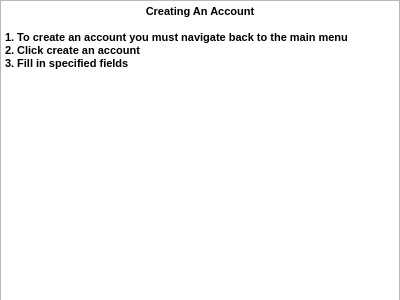
<?xml version="1.0" encoding="UTF-8"?>
<ui version="4.0">
 <class>FirstDialog</class>
 <widget class="QDialog" name="FirstDialog">
  <property name="geometry">
   <rect>
    <x>0</x>
    <y>0</y>
    <width>400</width>
    <height>300</height>
   </rect>
  </property>
  <property name="windowTitle">
   <string>Dialog</string>
  </property>
  <widget class="QTextBrowser" name="textBrowser">
   <property name="geometry">
    <rect>
     <x>0</x>
     <y>0</y>
     <width>400</width>
     <height>400</height>
    </rect>
   </property>
   <property name="html">
    <string>&lt;!DOCTYPE HTML PUBLIC &quot;-//W3C//DTD HTML 4.0//EN&quot; &quot;http://www.w3.org/TR/REC-html40/strict.dtd&quot;&gt;
&lt;html&gt;&lt;head&gt;&lt;meta name=&quot;qrichtext&quot; content=&quot;1&quot; /&gt;&lt;style type=&quot;text/css&quot;&gt;
p, li { white-space: pre-wrap; }
&lt;/style&gt;&lt;/head&gt;&lt;body style=&quot; font-family:'MS Shell Dlg 2'; font-size:8.25pt; font-weight:400; font-style:normal;&quot;&gt;
&lt;p align=&quot;center&quot; style=&quot; margin-top:0px; margin-bottom:0px; margin-left:0px; margin-right:0px; -qt-block-indent:0; text-indent:0px;&quot;&gt;&lt;span style=&quot; font-weight:600;&quot;&gt;Creating An Account&lt;/span&gt;&lt;/p&gt;
&lt;p align=&quot;center&quot; style=&quot;-qt-paragraph-type:empty; margin-top:0px; margin-bottom:0px; margin-left:0px; margin-right:0px; -qt-block-indent:0; text-indent:0px; font-weight:600;&quot;&gt;&lt;br /&gt;&lt;/p&gt;
&lt;p style=&quot; margin-top:0px; margin-bottom:0px; margin-left:0px; margin-right:0px; -qt-block-indent:0; text-indent:0px;&quot;&gt;&lt;span style=&quot; font-weight:600;&quot;&gt;1. To create an account you must navigate back to the main menu&lt;/span&gt;&lt;/p&gt;
&lt;p style=&quot; margin-top:0px; margin-bottom:0px; margin-left:0px; margin-right:0px; -qt-block-indent:0; text-indent:0px;&quot;&gt;&lt;span style=&quot; font-weight:600;&quot;&gt;2. Click create an account&lt;/span&gt;&lt;/p&gt;
&lt;p style=&quot; margin-top:0px; margin-bottom:0px; margin-left:0px; margin-right:0px; -qt-block-indent:0; text-indent:0px;&quot;&gt;&lt;span style=&quot; font-weight:600;&quot;&gt;3. Fill in specified fields&lt;/span&gt;&lt;/p&gt;&lt;/body&gt;&lt;/html&gt;</string>
   </property>
  </widget>
 </widget>
 <resources/>
 <connections/>
</ui>
